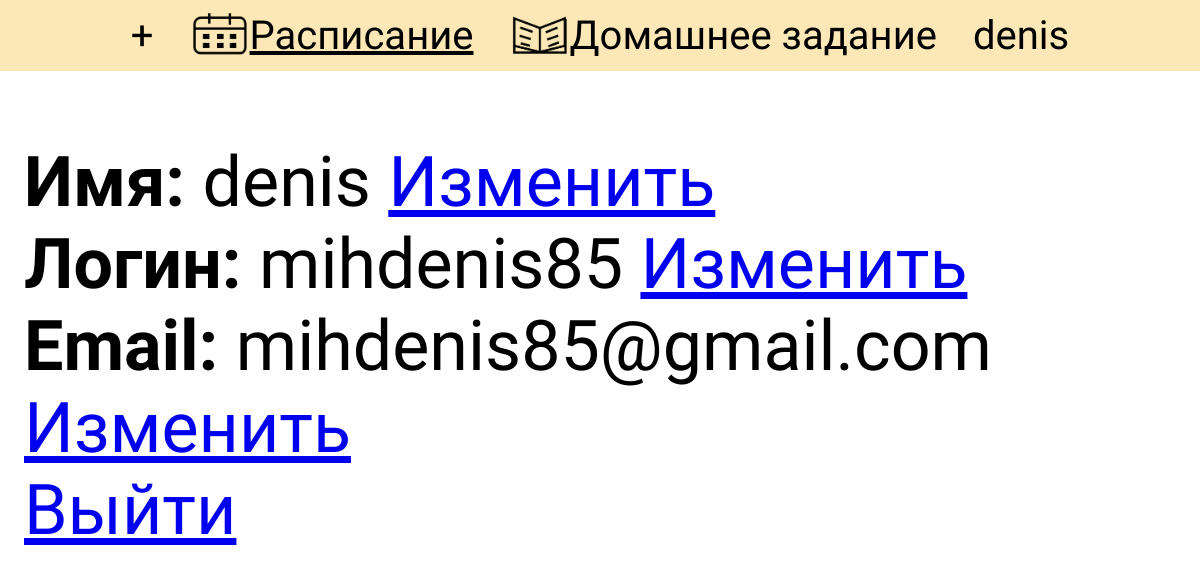
Page /user_info (signed in) on the committed database.
### Timary/data/models/users.py (models this page shows, shortened)
class User(SqlAlchemyBase, UserMixin, SerializerMixin):
    __tablename__ = 'users'
    id = Column(Integer, primary_key=True, autoincrement=True)
    login = Column(String)
    name = Column(String)
    email = Column(String, index=True, unique=True)
    hashed_password = Column(String)
    theme = Column(String)
    timetable = orm.relation('Timetable', back_populates='user')
    homework = orm.relation('Homework', back_populates='user')

### Timary/application.py (the view)
@app.route('/user_info')
@login_required
def user_info():
    return render_template('user_info.html')

### Timary/application.py (called while the page is built)
@login_manager.user_loader
def load_user(user_id):
    db = db_session.create_session()
    user = db.query(User).get(user_id)
    return user

### Timary/data/db_session.py (called while the page is built)
def create_session() -> orm.Session:
    global __factory
    return __factory()

### Timary/templates/user_info.html
{% extends 'base.html' %}
{% block head %}
<link href="../static/css/register.css" rel="stylesheet" type="text/css">
{% endblock %}
{% block content %}
<div class="container mt-4" style="margin: 0 2%;" >
<p class="akk">
    <b> Имя: </b> {{ current_user.name }} <a href="/change"> Изменить </a> <br>
    <b> Логин: </b> {{ current_user.login }} <a href="/change"> Изменить </a> <br>
    <b> Email: </b> {{ current_user.email }} <a href="/change"> Изменить </a> <br>
    <a href="/logout"> Выйти </a>
</p>
</div>
{% endblock %}

### Timary/templates/base.html (shortened to what this page needs)
<!DOCTYPE html>
<html lang="ru">
    <head>
        {% block head %}
        {% endblock %}
    </head>
    <body>
        <header class="up-block">
             <div class="fixed-container">
                <nav class="up-text">
                    <a href="/add_timetable/0" style="padding: 0 3% 0 0">+</a>
                    <img src="../static/img/timetable.png" style="width: 5%; height: 5%; margin: auto 0";></img>
                    <a href="/timetable/0" style="padding: 0 3% 0 0"><u>Раcписание</u></a>
                    <img src="../static/img/homework.png" style="width: 5%; height: 5%; margin: auto 0"></img>
                    <a href="/homework/0" style="padding: 0 3% 0 0">Домашнее задание</a>
                    {% if current_user.is_authenticated %}
                    <a href="/user_info">{{ current_user.name }}</a>
                    {% else %}
                    <a href="/register"> Вход/Регистрация </a>
                    {% endif %}
                </nav>
             </div>
        </header>
    {% block content %}
        {% endblock %}
    </body>
</html>

### Timary/static/css/register.css (style rules this page uses)
* { font-family: 'Amatic SC'; }
html, body { margin: 0; padding: 0; }
.fixed-container { width: 100%; margin: 0 auto; height: 100%; padding: 1% 0; }
nav a { font-size: 40px; margin-right: 50px; color: black; text-decoration: none; margin: auto 0; }
.up-text { width: 100%; display: flex; justify-content: center; height: 100%; }
.up-block { height: 100%; background-color: #fce8b6; align-items: center; height: 100%; }
.akk { font-size: 70px; }

### rows in the picture
User: name "denis", login "mihdenis85", email "mihdenis85@gmail.com"
